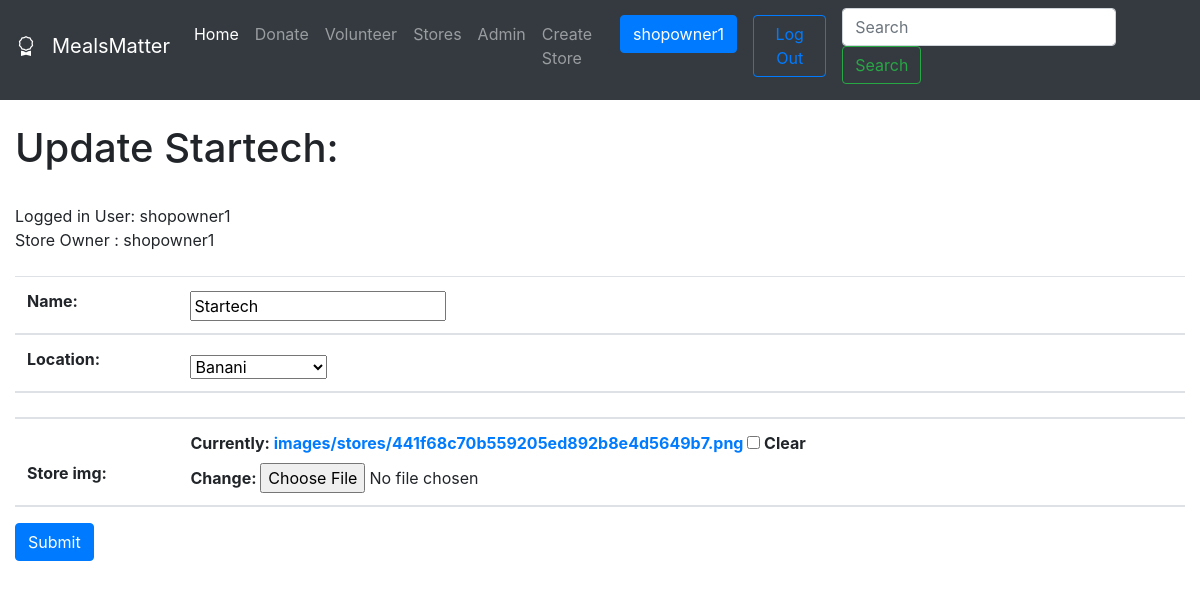
/stores/upd-store/12 (signed in), run on the app's committed database.
### stores/models.py (models this page shows)
class Store(models.Model):
    name = models.CharField(max_length=100)
    location = models.CharField(choices=locations, max_length=100)
    owner = models.OneToOneField(User, default=None, on_delete=models.CASCADE)
    store_img = models.ImageField(upload_to="images/stores/", null=True, blank=True)
    def __str__(self):
        return self.name

### stores/views.py (the view)
# urls.py: path('upd-store/<int:s_id>', views.upd_store, name = 'upd-store'),
def upd_store(request, s_id):
    store = Store.objects.get(pk=s_id)
    if request.user.is_superuser:
        form = ShopUpdationForm(request.POST or None, instance=store)
    else:
        form = ShopUpdationFormUser(request.POST or None, instance=store)
    if form.is_valid():
        form.save()
        return redirect("view-shop")
    return render(request, 'update_store.html', {
        'store': store,
        'form': form
    })

### stores/forms.py
class ShopUpdationFormUser(forms.ModelForm):
    class Meta:
        model = Store
        fields = [
            'name',
            'location',
            'store_img'
        ]

### stores/templates/update_store.html (shortened to what this page needs)
{% extends 'navbar.html' %}
{% block content %}
{% if user.is_authenticated %}
    {% if user == store.owner %}
    <h1>Update {{ store }}: </h1>
    <br>
    Logged in User: {{ user }}<br>
    Store Owner : {{ store.owner }}<br>
    <br>
    <div class="wrapper fadeInDown">
    <div id="formContent">
    <form  method="post" enctype=
            "multipart/form-data">
    <table class="table table-striped">
        <thead>
        <tr>
            <th scope="col"> {{ form.name.label_tag}}</th>
            <th scope="col"> {{ form.name}}</th>
        </tr>
        <tr>
            <th scope="col"> {{ form.location.label_tag}}</th>
            <th scope="col"> {{ form.location}}</th>
        </tr>
        <tr>
            <th scope="col"> {{ form.owner.label_tag}}</th>
            <th scope="col"> {{ form.owner}}</th>
        </tr>
        <tr>
            <th scope="col"> {{ form.store_img.label_tag}}</th>
            <th scope="col"> {{ form.store_img}}</th>
        </tr>
        </thead>
    </table>
<button class="btn btn-primary" type="submit">Submit</button>
</form>
</div>
</div>
        {% else %}
        <h2>Access Denied</h2>
        <h3>Only the Shop owner can Update Information!</h3>
        Logged in User: {{ user }}<br>
        Store Owner : {{ store.owner }}<br><br>
        {% endif %}
{% else %}
    <h1>Sorry! You must be logged in to access this page!</h1>
    <br>
    <h3><a href="{% url 'login' %}">Click Here to Login</a></h3>
</form>
{% endif %}
{% endblock %}

### templates/navbar.html (shortened to what this page needs)
<!DOCTYPE html>
<html lang="en">
<head>
    <link rel="stylesheet" href="https://cdn.jsdelivr.net/npm/bootstrap@4.4.1/dist/css/bootstrap.min.css">
     <link rel="stylesheet" href=
"https://cdn.jsdelivr.net/npm/bootstrap-icons@1.5.0/font/bootstrap-icons.css" />
</head>
<body>
<nav class="navbar navbar-expand-lg navbar-dark bg-dark pb-3 mb-4">
  <a class="navbar-brand" href="{% url 'home' %}">
      <i class="bi bi-award mr-3"></i>MealsMatter</a>
  <div class="collapse navbar-collapse" id="navbarSupportedContent">
    <ul class="navbar-nav mr-auto">
      <li class="nav-item active">
        <a class="nav-link" href="{% url 'home' %}">Home <span class="sr-only">(current)</span></a>
      </li>
      <li class="nav-item">
        <a class="nav-link" href="{% url 'doner-reg' %}">Donate</a>
      </li>
      <li class="nav-item">
        <a class="nav-link" href="#">Volunteer</a>
      </li>
        <li class="nav-item">
        <a class="nav-link" href="{% url 'all-stores' %}">Stores</a>
      </li>
        <li class="nav-item">
        <a class="nav-link" href="http://127.0.0.1:8000/admin/">Admin</a>
      </li>
        {% if user.is_authenticated %}
        <li class="nav-item">
        <a class="nav-link" href="{% url 'create-store' %}">Create Store</a>
      </li>
        {% endif %}
    </ul>
      <ul class="navbar-nav mr-right">
          {% if user.is_authenticated %}
          <li class="mr-3">
              <a  href="" class="btn btn-primary">{{ user }}</a>
          </li>
          <li class="mr-3">
              <a  href="{% url 'logout' %}" class="btn btn-outline-primary">Log Out</a>
          </li>
            {% endif %}
      </ul>
    <form class="form-inline my-2 my-lg-0", method=POST action=
            "{% url 'search-stores' %}">
      <input class="form-control mr-sm-2" type="search" placeholder="Search" aria-label="Search"
      name="searched">
      <button class="btn btn-outline-success my-2 my-sm-0" type="submit">Search</button>
    </form>
  </div>
</nav>
<div class="container-fluid ">
    {% block content %}
    {% endblock %}
</div>
</body>
</html>

### data on the page
Store: name "Startech", owner "shopowner1", location "Banani"

### other printed values
{{ user }} "shopowner1"
